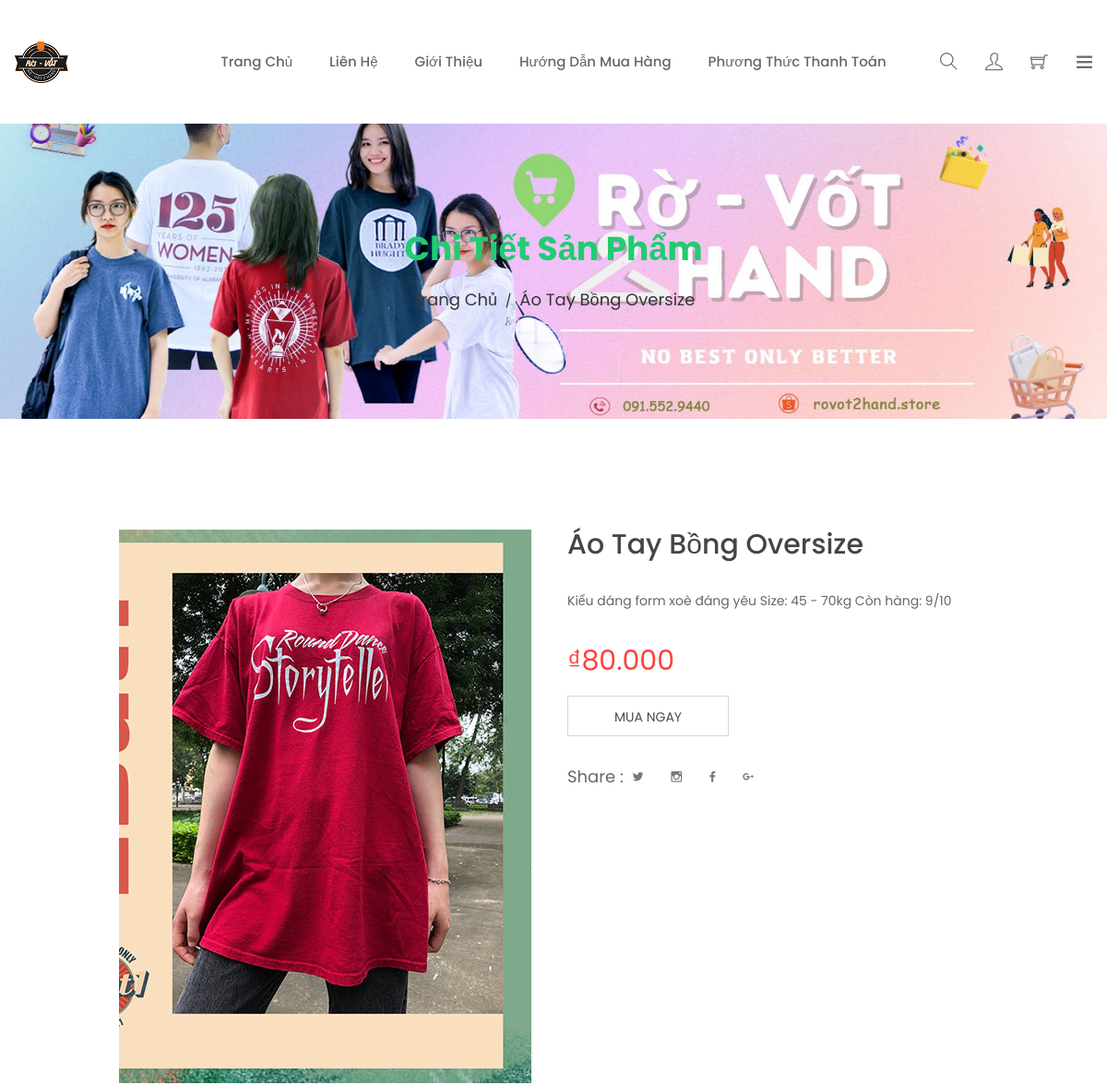
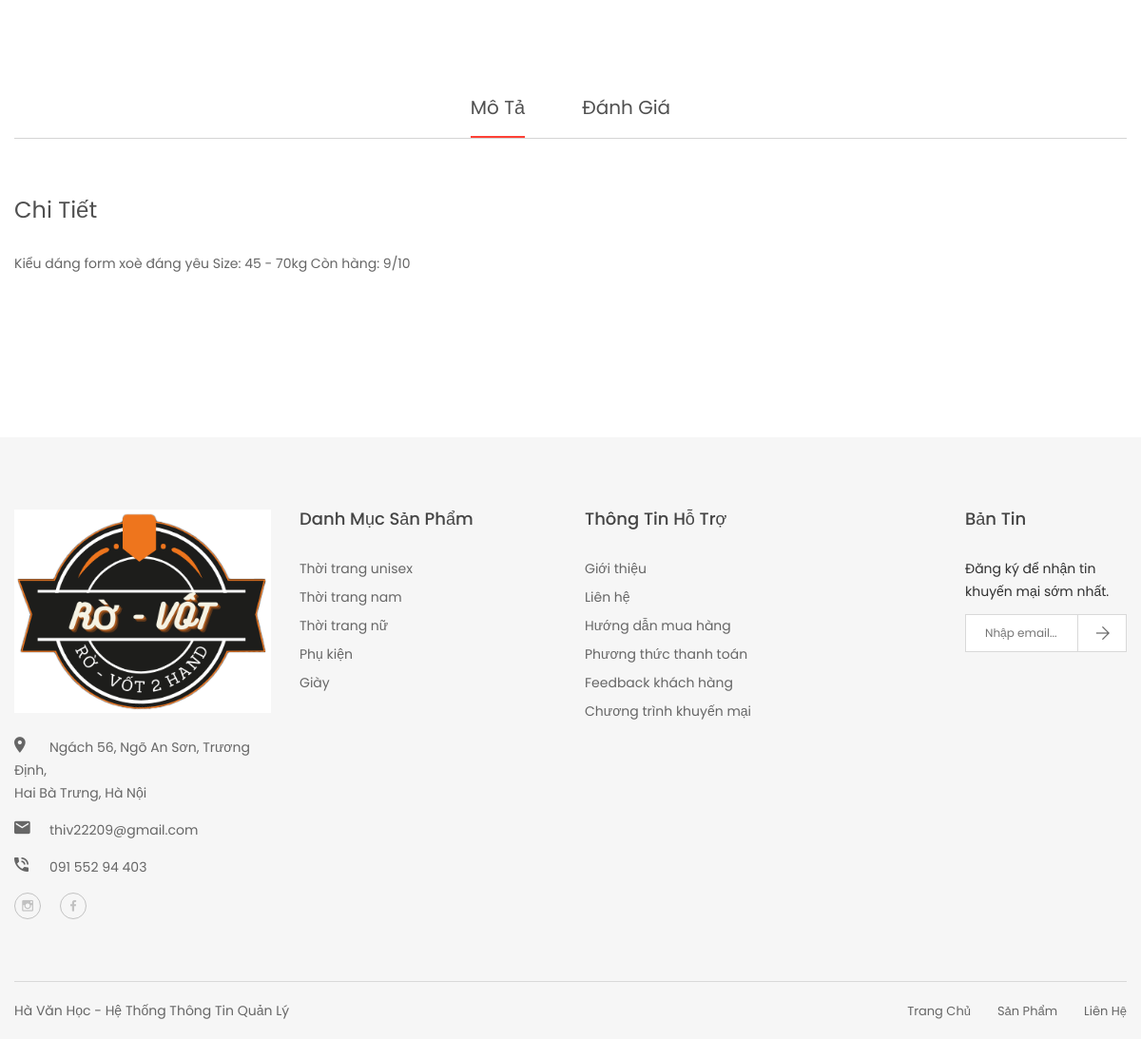
Screenshot of /product_details/7/ with the database file from the repository (2 pictures, top to bottom).
### products/models.py (models this page shows)
class product(models.Model):
	prod_id = models.AutoField(primary_key = True)
	cate_id = models.ForeignKey(category, on_delete = models.CASCADE)
	prod_name = models.CharField(max_length = 100)
	prod_price = models.DecimalField(max_digits=6, decimal_places=3)
	prod_description = models.TextField()
	prod_imgage = models.CharField(max_length = 30)
	prod_imgage_detail = models.CharField(max_length = 50, null = True)
	prod_status = models.BooleanField(default = True)

### products/views.py (the view)
# urls.py: path('<int:prod_id>/', views.product_detail, name='product_detail'),
def product_detail(request, prod_id):
	try:
		prod = product.objects.get(pk=prod_id)
	except product.DoesNotExist:
		raise Http404("hehee")
	return render(request, 'store/product_detail.html', {'prod': prod})

### templates/store/product_detail.html (shortened to what this page needs)
{% extends 'home.html' %}
{% load static %}
        {% block content %}
        <div class="ht__bradcaump__area" style="background: rgba(0, 0, 0, 0) url({% static 'images/bg/3.jpg' %}) no-repeat scroll center center / cover ;">
            <div class="ht__bradcaump__wrap">
                <div class="container">
                    <div class="row">
                        <div class="col-xs-12">
                            <div class="bradcaump__inner text-center">
                                <h2 class="bradcaump-title">Chi tiết sản phẩm</h2>
                                <nav class="bradcaump-inner">
                                  <a class="breadcrumb-item" href="{% url 'home' %}">Trang chủ</a>
                                  <span class="brd-separetor">/</span>
                                  <span class="breadcrumb-item active">{{ prod.prod_name }}</span>
                                </nav>
                            </div>
                        </div>
                    </div>
                </div>
            </div>
        </div>
        <section class="htc__product__details pt--120 pb--100 bg__white">
            <div class="container">
                <div class="row">
                    <div class="col-md-6 col-lg-6 col-sm-12 col-xs-12">
                        <div class="product__details__container">
                            <ul class="product__small__images" role="tablist">
                            </ul>
                            <div class="product__big__images">
                                <div class="portfolio-full-image tab-content">
                                    <div role="tabpanel" class="tab-pane fade in active product-video-position" id="img-tab-1">
                                        <img src="{% static prod.prod_imgage_detail %}" alt="full-image">
                                        <div class="product-video">
                                        </div>
                                    </div>
                                </div>
                            </div>
                        </div>
                    </div>
                    <div class="col-md-6 col-lg-6 col-sm-12 col-xs-12 smt-30 xmt-30">
                        <div class="htc__product__details__inner">
                            <div class="pro__detl__title">
                                <h2>{{ prod.prod_name }}</h2>
                            </div>
                            <div class="pro__details">
                                <p>{{ prod.prod_description }} </p>
                            </div>
                            <ul class="pro__dtl__prize">
                                <li>₫{{ prod.prod_price }}</li>
                            </ul>
                            <ul class="pro__dtl__btn">
                                <li class="buy__now__btn"><a href="{% url 'carts' %}">Mua ngay</a></li>
                            </ul>
                            <div class="pro__social__share">
                                <h2>Share :</h2>
                                <ul class="pro__soaial__link">
                                    <li><a href="#"><i class="zmdi zmdi-twitter"></i></a></li>
                                    <li><a href="#"><i class="zmdi zmdi-instagram"></i></a></li>
                                    <li><a href="#"><i class="zmdi zmdi-facebook"></i></a></li>
                                    <li><a href="#"><i class="zmdi zmdi-google-plus"></i></a></li>
                                </ul>
                            </div>
                        </div>
                    </div>
                </div>
            </div>
        </section>
        <section class="htc__product__details__tab bg__white pb--120">
            <div class="container">
                <div class="row">
                    <div class="col-md-12 col-lg-12 col-sm-12 col-xs-12">
                        <ul class="product__deatils__tab mb--60" role="tablist">
                            <li role="presentation" class="active">
                                <a href="#description" role="tab" data-toggle="tab">Mô tả</a>
                            </li>
                            <li role="presentation">
                                <a href="#reviews" role="tab" data-toggle="tab">Đánh giá</a>
                            </li>
                        </ul>
                    </div>
                </div>
                <div class="row">
                    <div class="col-md-12">
                        <div class="product__details__tab__content">
                            <div role="tabpanel" id="description" class="product__tab__content fade in active">
                                <div class="product__description__wrap">
                                    <div class="product__desc">
                                        <h2 class="title__6">Chi tiết</h2>
                                        <p> {{ prod.prod_description }} </p>
                                    </div>
                                </div>
                            </div>
                        </div>
                    </div>
                </div>
            </div>
        </section>
        {% endblock %}

### static/css/shortcode/default.css (style rules this page uses)
*, h1, h2, h3, h4, h5, h6, p, ul, a { margin: 0; padding: 0; }
html { font-size: 100%; }
body { font-family: 'Poppins', sans-serif; color: #303030; font-weight: 400; font-size: 14px; line-height: 24px; -webkit-font-smoothing: antialiased; -moz-osx-font-smoothing: grayscale; }
p { font-family: 'Poppins', sans-serif; color: #303030; font-weight: 400; font-size: 14px; line-height: 24px; }
h1, h2, h3, h4, h5, h6, .h1, .h2, .h3, .h4, .h5, .h6 { font-family: 'Poppins', sans-serif; color: #303030; font-weight: 400; font-variant-ligatures: common-ligatures; margin-top: 0; margin-bottom: 0; }
h2, .h2 { font-size: 30px; font-weight: 400; }
ul, ol { list-style: none; }
a { color: #333; }
body { overflow-x: hidden; }
a, .btn { -webkit-transition: all 0.3s ease-out 0s; -moz-transition: all 0.3s ease-out 0s; -ms-transition: all 0.3s ease-out 0s; -o-transition: all 0.3s ease-out 0s; transition: all 0.3s ease-out 0s; }
img, .img { max-width: 100%; transition: all 0.3s ease-out 0s; }
body { background: #fff; }
.bg__white { background: #fff; }
.mb--60 { margin-bottom: 60px }
.pt--120 { padding-top: 120px }
.pb--100 { padding-bottom: 100px }
.pb--120 { padding-bottom: 120px }

### rows the page displays
product: prod_name "Áo Tay Bồng Oversize", prod_imgage_detail (picture), prod_description "Kiểu dáng form xoè đáng yêu Size: 45 - 70kg Còn hàng: 9/10", prod_price "80.000"
